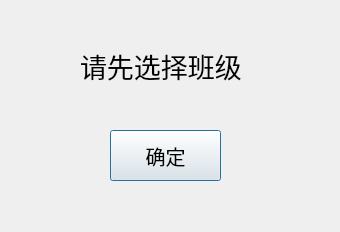
<?xml version="1.0" encoding="UTF-8"?>
<ui version="4.0">
 <class>PDialog</class>
 <widget class="QDialog" name="PDialog">
  <property name="geometry">
   <rect>
    <x>0</x>
    <y>0</y>
    <width>340</width>
    <height>232</height>
   </rect>
  </property>
  <property name="windowTitle">
   <string>Dialog</string>
  </property>
  <widget class="QLabel" name="label">
   <property name="geometry">
    <rect>
     <x>80</x>
     <y>20</y>
     <width>171</width>
     <height>91</height>
    </rect>
   </property>
   <property name="font">
    <font>
     <pointsize>20</pointsize>
    </font>
   </property>
   <property name="text">
    <string>请先选择班级</string>
   </property>
  </widget>
  <widget class="QPushButton" name="exit">
   <property name="geometry">
    <rect>
     <x>110</x>
     <y>130</y>
     <width>111</width>
     <height>51</height>
    </rect>
   </property>
   <property name="font">
    <font>
     <pointsize>15</pointsize>
    </font>
   </property>
   <property name="text">
    <string>确定</string>
   </property>
  </widget>
 </widget>
 <resources/>
 <connections/>
</ui>
